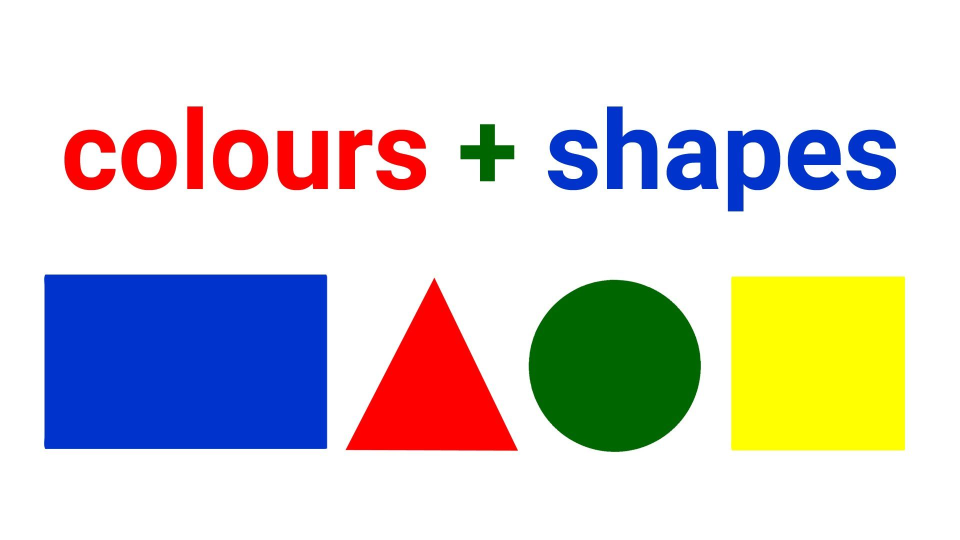
#> input picture color.jpg, 1920 x 1080 px (shown at 1/2 size)
$ python color_transfer.py --source color.jpg
#> lines starting #> are read from the running program, lines starting #| are printed output that depends on the picture
### Function : update target image by color style in source image
### Option :
###     -s/--source : path of source image (style image)
###     -t/--target : path of target image
import numpy as np
import cv2
import argparse
from display import *

def image_transfer (s_img, t_img) :
    source = cv2.cvtColor(s_img, cv2.COLOR_BGR2LAB).astype('float32')
    target = cv2.cvtColor(t_img, cv2.COLOR_BGR2LAB).astype('float32')

    (tl, ta, tb) = cv2.split(target)
    (sl, sa, sb) = cv2.split(source)

    l = tl
    a = ta
    b = tb

    l -= tl.mean()
    a -= ta.mean()
    b -= tb.mean()

    l = l*tl.std()/sl.std()
    a = a*ta.std()/sa.std()
    b = b*tb.std()/sb.std()

    l += sl.mean()
    a += sa.mean()
    b += sb.mean()

    l = np.clip(l, 0, 255)
    a = np.clip(a, 0, 255)
    b = np.clip(b, 0, 255)

    o_img = cv2.cvtColor(cv2.merge([l, a, b]).astype('uint8'), cv2.COLOR_LAB2BGR)

    return o_img

def run (s_image, t_image):
#> called with s_image = 'color.jpg'
    s_frame = cv2.imread(s_image)
#> s_frame is the input picture: shape (1080, 1920, 3); mean B, G, R 208.4, 210, 212
    t_frame = cv2.imread(t_image)
    o_frame = image_transfer(s_frame, t_frame)
#> in image_transfer, `source = cv2.cvtColor(s_img, cv2.COLOR_BGR2LAB).astype('float32')`:
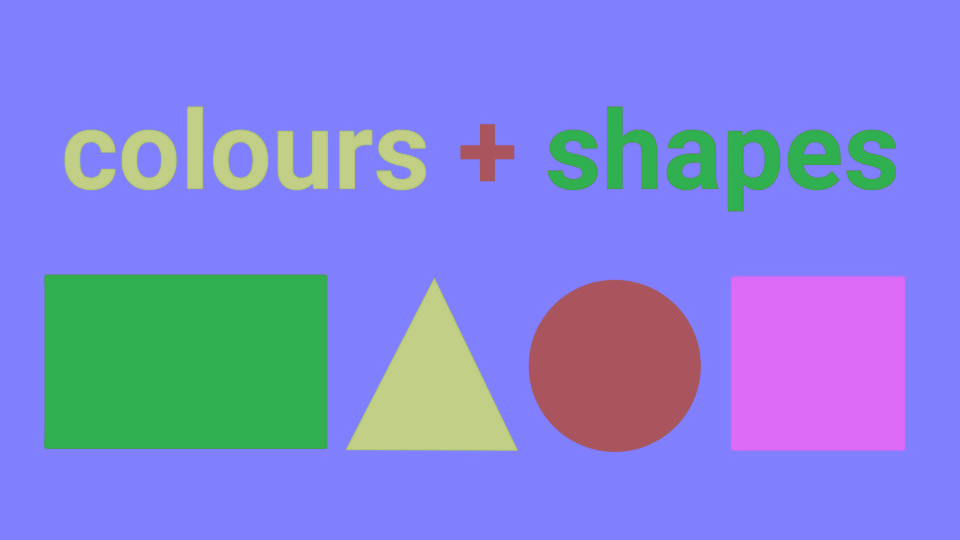
#> source: shape (1080, 1920, 3) float32 (shown at 1/2 size); mean B, G, R 219.1, 134.5, 129.6
    display([[s_frame, t_frame], [o_frame]])

if __name__ == "__main__":
    #create input option
    ap = argparse.ArgumentParser()
    ap.add_argument('-s', '--source', help='path to source image')
    ap.add_argument('-t', '--target', help='path to target image')
    args = vars(ap.parse_args())

#> (the run stopped early here; a loop or call above may not have finished)
